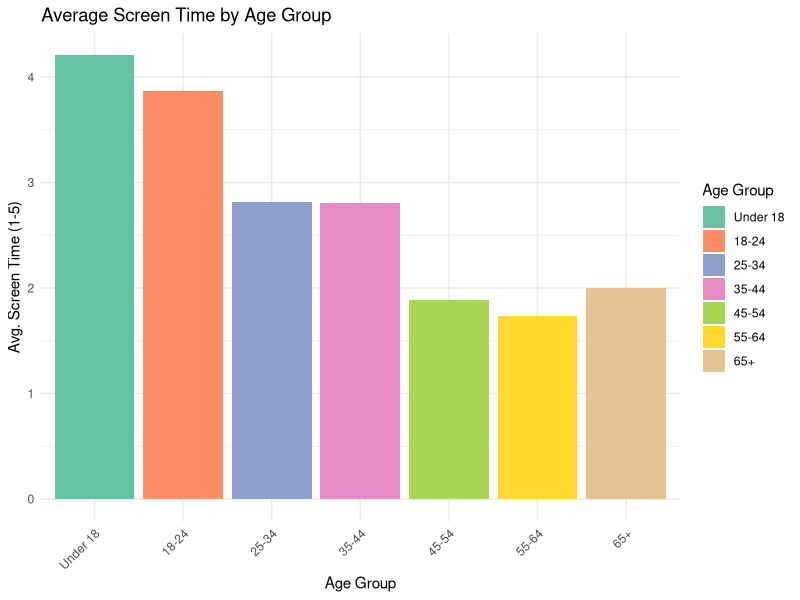
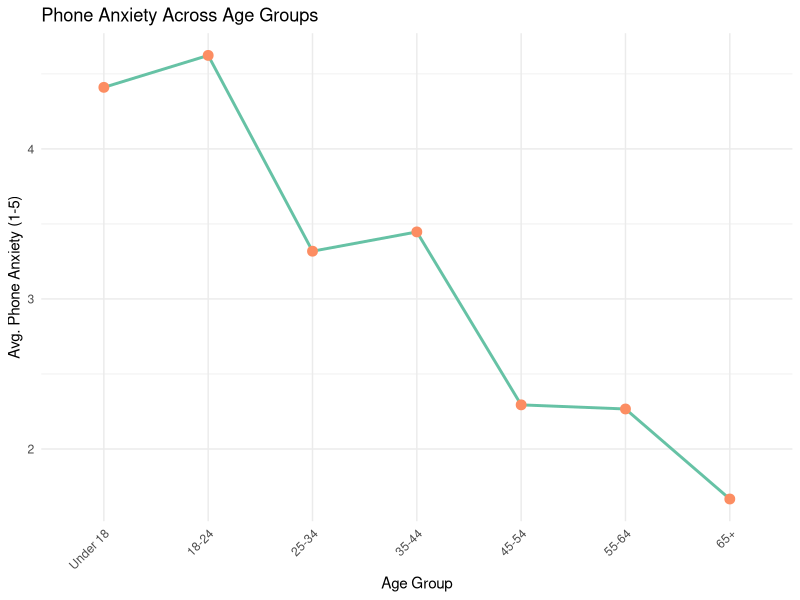
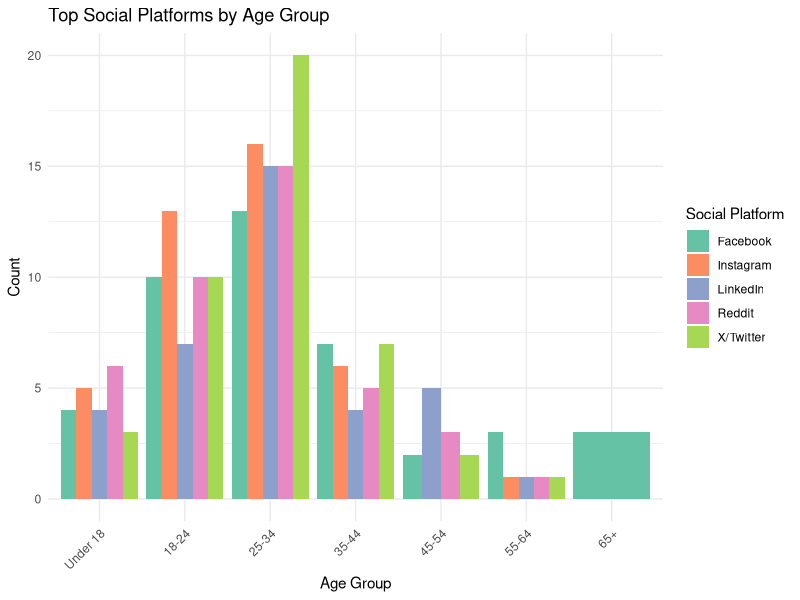
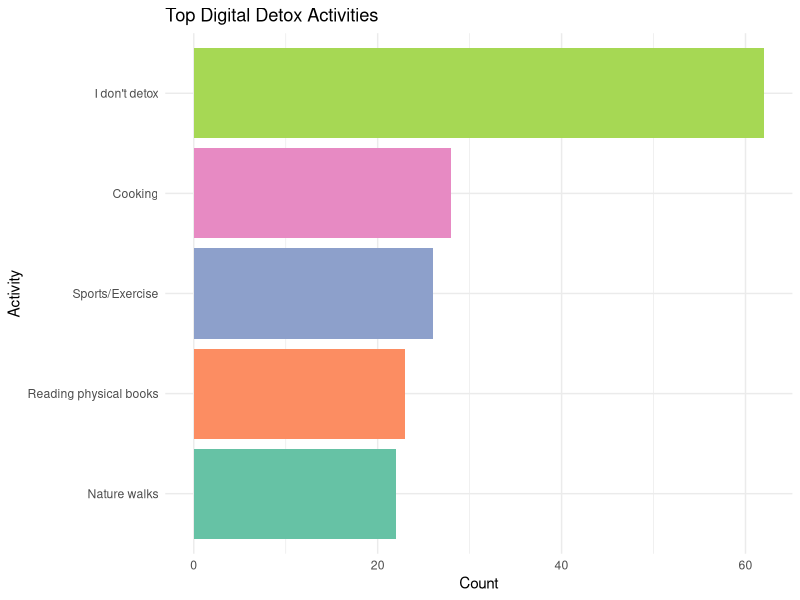
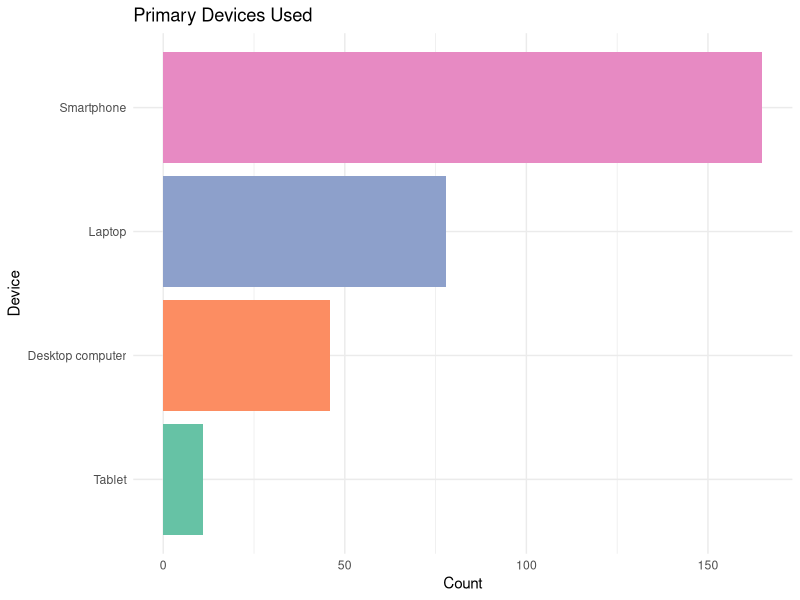
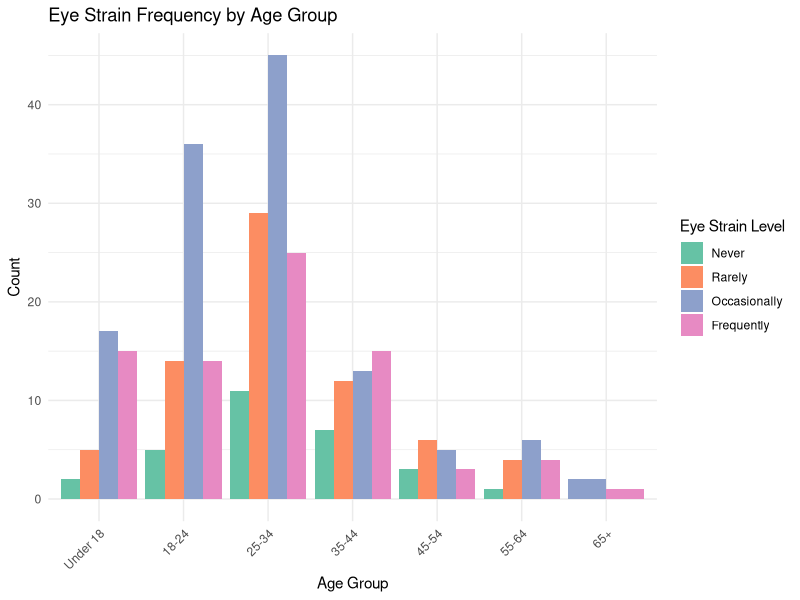
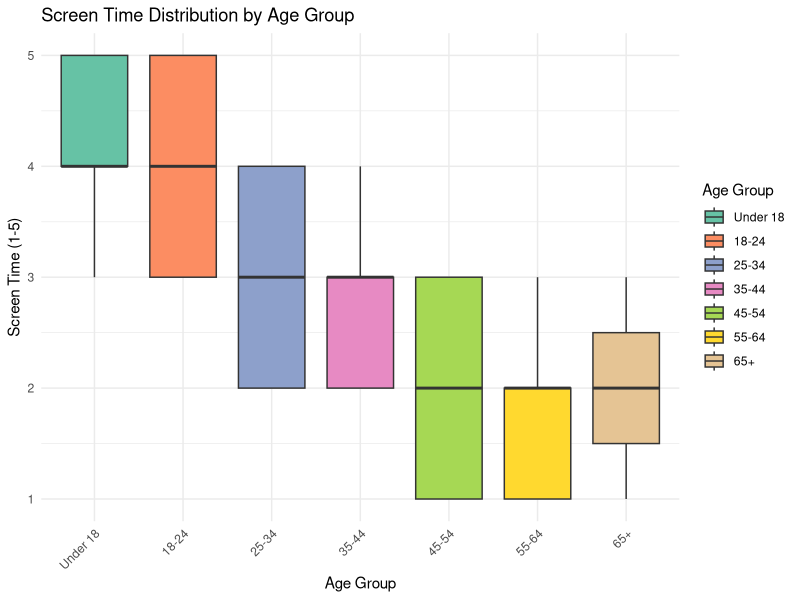
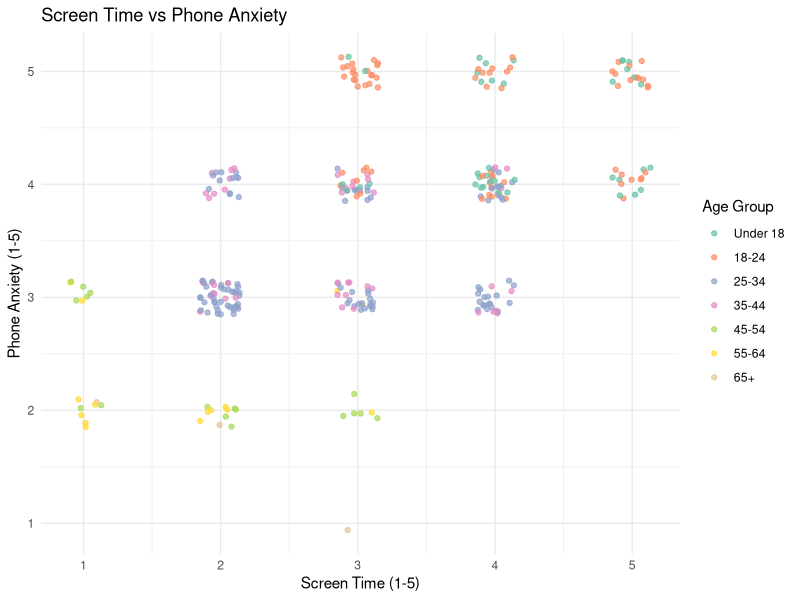

The R source for these figures, in order:
## ---- chunk 1
library(ggplot2)
library(dplyr)
library(RColorBrewer)

# Load and prepare data
survey_data <- read.csv("digital_habits_survey.csv")
age_levels <- c("Under 18", "18-24", "25-34", "35-44", "45-54", "55-64", "65+")
survey_data$Age_Group <- factor(survey_data$Age_Group, levels = age_levels, ordered = TRUE)
palette_colors <- brewer.pal(8, "Set2")

### 1. Average Screen Time by Age Group ###
screen_time_avg <- survey_data %>%
  group_by(Age_Group) %>%
  summarise(Avg_Screen_Time = mean(Screen_Time, na.rm = TRUE))

ggplot(screen_time_avg, aes(x = Age_Group, y = Avg_Screen_Time, fill = Age_Group)) +
  geom_col() +
  scale_fill_manual(values = palette_colors, name = "Age Group") +
  theme_minimal() +
  labs(title = "Average Screen Time by Age Group", 
       y = "Avg. Screen Time (1-5)", x = "Age Group") +
  theme(axis.text.x = element_text(angle = 45, hjust = 1))

### 2. Phone Anxiety Trend ###
phone_anxiety_avg <- survey_data %>%
  group_by(Age_Group) %>%
  summarise(Avg_Phone_Anxiety = mean(Phone_Anxiety, na.rm = TRUE))

ggplot(phone_anxiety_avg, aes(x = Age_Group, y = Avg_Phone_Anxiety, group = 1)) +
  geom_line(color = palette_colors[1], size = 1) +
  geom_point(size = 3, color = palette_colors[2]) +
  theme_minimal() +
  labs(title = "Phone Anxiety Across Age Groups", 
       y = "Avg. Phone Anxiety (1-5)", x = "Age Group") +
  theme(axis.text.x = element_text(angle = 45, hjust = 1))

### 3. Social Platform Usage ###
top_platforms <- names(sort(table(survey_data$Social_Platform), decreasing = TRUE))[1:5]

survey_data %>%
  filter(Social_Platform %in% top_platforms) %>%
  count(Age_Group, Social_Platform) %>%
  ggplot(aes(x = Age_Group, y = n, fill = Social_Platform)) +
  geom_col(position = "dodge") +
  scale_fill_manual(values = palette_colors, name = "Social Platform") +
  theme_minimal() +
  labs(title = "Top Social Platforms by Age Group", 
       y = "Count", x = "Age Group") +
  theme(axis.text.x = element_text(angle = 45, hjust = 1))

### 4. Digital Detox Activities ###
survey_data %>%
  count(Digital_Detox) %>%
  top_n(5, n) %>%
  mutate(Digital_Detox = reorder(Digital_Detox, n)) %>%
  ggplot(aes(x = Digital_Detox, y = n, fill = Digital_Detox)) +
  geom_col() +
  scale_fill_manual(values = palette_colors, name = "Digital Detox") +
  coord_flip() +
  theme_minimal() +
  labs(title = "Top Digital Detox Activities", x = "Activity", y = "Count") +
  theme(legend.position = "none")

### 5. Primary Devices ###
survey_data %>%
  count(Primary_Device) %>%
  mutate(Primary_Device = reorder(Primary_Device, n)) %>%
  ggplot(aes(x = Primary_Device, y = n, fill = Primary_Device)) +
  geom_col() +
  scale_fill_manual(values = palette_colors, name = "Primary Device") +
  coord_flip() +
  theme_minimal() +
  labs(title = "Primary Devices Used", x = "Device", y = "Count") +
  theme(legend.position = "none")

### 6. Eye Strain Frequency ###
eye_strain_order <- c("Never", "Rarely", "Occasionally", "Frequently")
survey_data$Eye_Strain <- factor(survey_data$Eye_Strain, levels = eye_strain_order)

survey_data %>%
  count(Age_Group, Eye_Strain) %>%
  ggplot(aes(x = Age_Group, y = n, fill = Eye_Strain)) +
  geom_col(position = "dodge") +
  scale_fill_manual(values = palette_colors, name = "Eye Strain Level") +
  theme_minimal() +
  labs(title = "Eye Strain Frequency by Age Group",
       y = "Count", x = "Age Group") +
  theme(axis.text.x = element_text(angle = 45, hjust = 1))

### 7. Screen Time Distribution ###
ggplot(survey_data, aes(x = Age_Group, y = Screen_Time, fill = Age_Group)) +
  geom_boxplot() +
  scale_fill_manual(values = palette_colors, name = "Age Group") +
  theme_minimal() +
  labs(title = "Screen Time Distribution by Age Group",
       y = "Screen Time (1-5)", x = "Age Group") +
  theme(axis.text.x = element_text(angle = 45, hjust = 1))

### 8. Screen Time vs Phone Anxiety ###
ggplot(survey_data, aes(x = Screen_Time, y = Phone_Anxiety, color = Age_Group)) +
  geom_jitter(alpha = 0.7, width = 0.15, height = 0.15) +
  scale_color_manual(values = palette_colors, name = "Age Group") +
  theme_minimal() +
  labs(title = "Screen Time vs Phone Anxiety",
       x = "Screen Time (1-5)", y = "Phone Anxiety (1-5)")

### 9. Favorite Apps ###
top_apps <- names(sort(table(survey_data$Favorite_App), decreasing = TRUE))[1:5]

survey_data %>%
  filter(Favorite_App %in% top_apps) %>%
  count(Age_Group, Favorite_App) %>%
  ggplot(aes(x = Age_Group, y = n, fill = Favorite_App)) +
  geom_col(position = "dodge") +
  scale_fill_manual(values = palette_colors, name = "Favorite App") +
  theme_minimal() +
  labs(title = "Favorite Apps by Age Group", y = "Count", x = "Age Group") +
  theme(axis.text.x = element_text(angle = 45, hjust = 1))

### 10. Screen Time Density ###
ggplot(survey_data, aes(x = Screen_Time, fill = Age_Group)) +
  geom_density(alpha = 0.5) +
  scale_fill_manual(values = palette_colors, name = "Age Group") +
  theme_minimal() +
  labs(title = "Screen Time Distribution",
       x = "Screen Time (1-5)", y = "Density")
